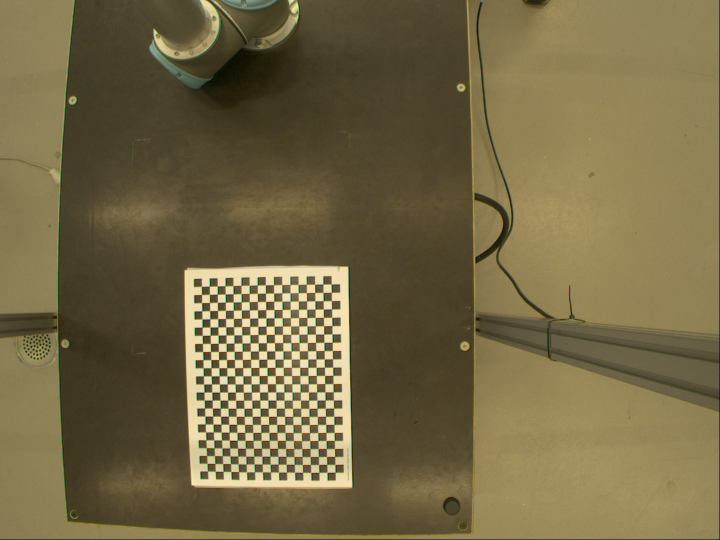
#> input picture cameraCalibration/calibration/Image__2018-10-05__10-29-04.png, 1440 x 1080 px (shown at 1/2 size); its folder holds only this picture in this run
$ jupyter execute --allow-errors Untitled.ipynb
#> lines starting #> are read from the running program, lines starting #| are printed output that depends on the picture; after the words box and inside, x2 and y2 are one past the last pixel; in counts of white or black regions, pixels touching at a corner belong together
[cell 1]
import numpy as np
import cv2 as cv
import glob


################ FIND CHESSBOARD CORNERS - OBJECT POINTS AND IMAGE POINTS #############################

chessboardSize = (24,17)
frameSize = (1440,1080)


# termination criteria
criteria = (cv.TERM_CRITERIA_EPS + cv.TERM_CRITERIA_MAX_ITER, 30, 0.001)


# prepare object points, like (0,0,0), (1,0,0), (2,0,0) ....,(6,5,0)
objp = np.zeros((chessboardSize[0] * chessboardSize[1], 3), np.float32)
objp[:,:2] = np.mgrid[0:chessboardSize[0],0:chessboardSize[1]].T.reshape(-1,2)

size_of_chessboard_squares_mm = 20
objp = objp * size_of_chessboard_squares_mm


# Arrays to store object points and image points from all the images.
objpoints = [] # 3d point in real world space
imgpoints = [] # 2d points in image plane.


images = glob.glob('./calibration/*.png')

for image in images:

    img = cv.imread(image)
#> img is the input picture: shape (1080, 1440, 3); mean B, G, R 69.3, 103.9, 116.1
    gray = cv.cvtColor(img, cv.COLOR_BGR2GRAY)
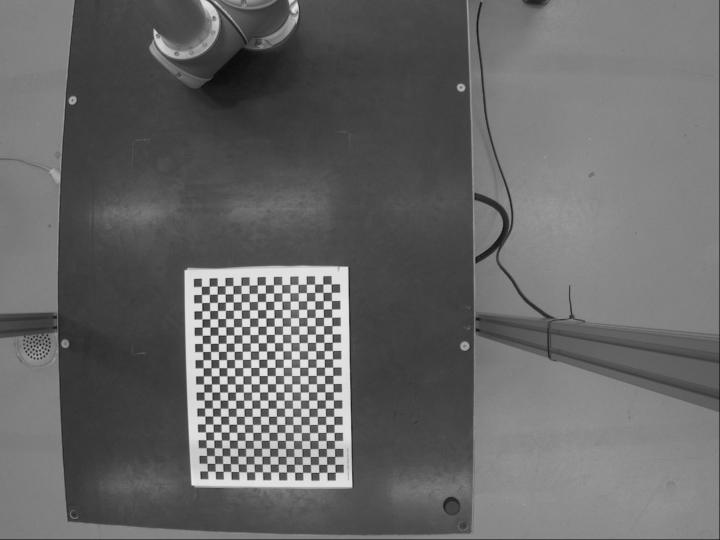
#> gray: shape (1080, 1440) (shown at 1/2 size); min 0, max 244, mean 103.6

    # Find the chess board corners
    ret, corners = cv.findChessboardCorners(gray, chessboardSize, None)
#> ret = True; corners = 408 rows, first 8: [415.7, 942.6], [414.7, 927.8], [414.2, 911.9], [412.8, 896.3], [412.5, 880.3], [411.9, 864.8], [411, 848.7], [410.6, 832.7]

    # If found, add object points, image points (after refining them)
    if ret == True:

        objpoints.append(objp)
        corners2 = cv.cornerSubPix(gray, corners, (11,11), (-1,-1), criteria)
#> corners2 = 408 rows, first 8: [415.5, 942.6], [414.6, 927.3], [414.1, 911.7], [412.9, 895.9], [412.5, 880.3], [411.8, 864.5], [410.9, 848.6], [410.4, 832.6]
        imgpoints.append(corners)

        # Draw and display the corners
        cv.drawChessboardCorners(img, chessboardSize, corners2, ret)
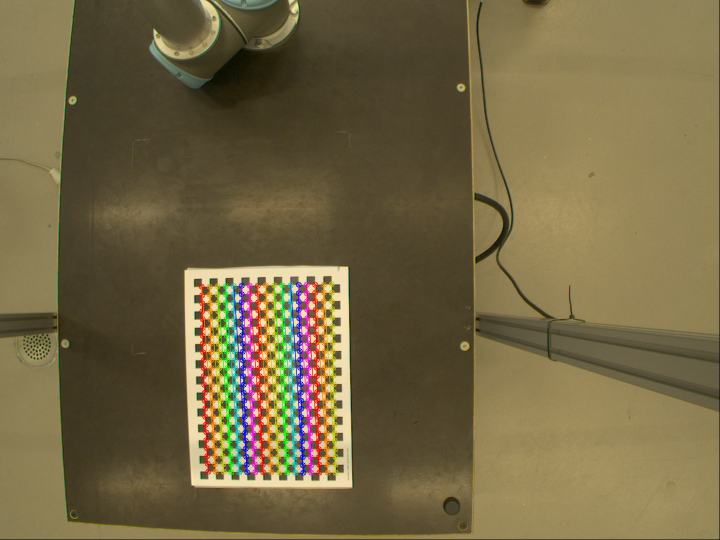
#> img: shape (1080, 1440, 3) (shown at 1/2 size); 4.02% of pixels changed, all inside (x1, y1, x2, y2) = (397, 562, 678, 952)
        cv.imshow('img', img)
        cv.waitKey(1000)


cv.destroyAllWindows()


############## CALIBRATION #######################################################

ret, cameraMatrix, dist, rvecs, tvecs = cv.calibrateCamera(objpoints, imgpoints, frameSize, None, None)
#> ret = 0.225; cameraMatrix = [[1159.6, 0, 835], [0, 1153.2, 543.9], [0, 0, 1]]; dist = [[-0.272, 0.481, 0.0174, -0.00791, -0.846]]; rvecs = ([0.0201, 0.0296, -1.58],); tvecs = ([-518.2, 491.8, 1390.4],)


############## UNDISTORTION #####################################################

img = cv.imread('./calibration/cali5.png')
#> (the rest of this cell did not finish here and is left out)

$ run again, on cameraCalibration/calibration/Image__2018-10-05__10-30-37.png
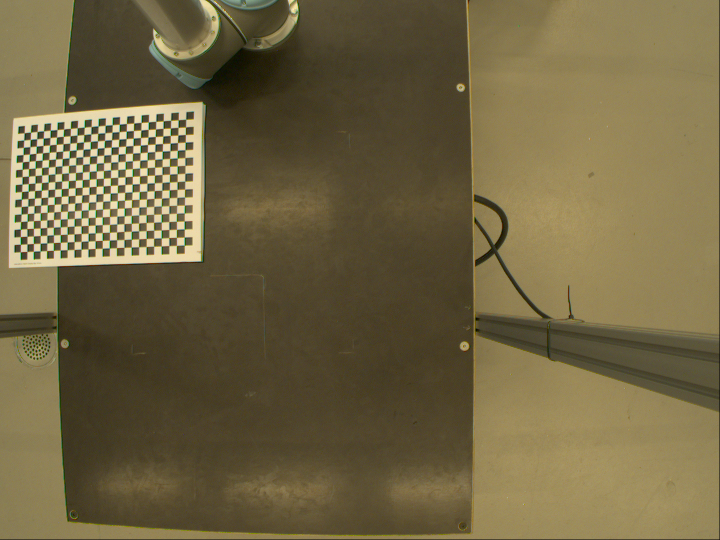
#> input picture cameraCalibration/calibration/Image__2018-10-05__10-30-37.png, 1440 x 1080 px (shown at 1/2 size)
#> img is the input picture: shape (1080, 1440, 3); mean B, G, R 67.1, 101, 112.8
#> `gray = cv.cvtColor(img, cv.COLOR_BGR2GRAY)`:
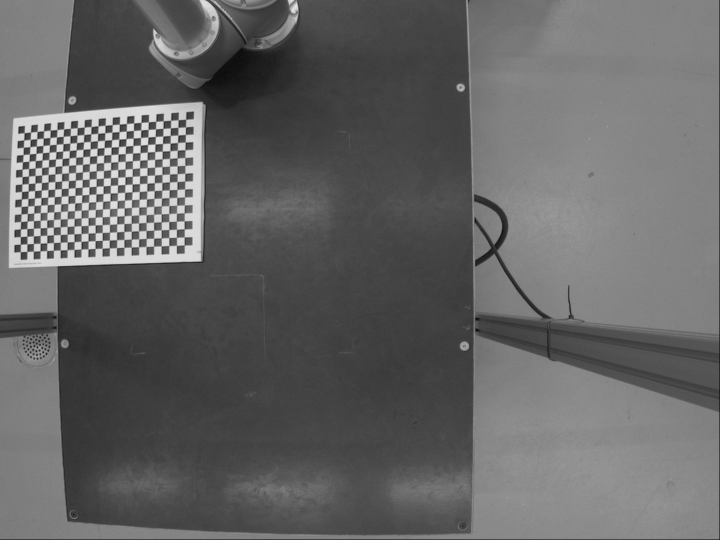
#> gray: shape (1080, 1440) (shown at 1/2 size); min 0, max 252, mean 100.6
#> `ret, corners = cv.findChessboardCorners(gray, chessboardSize, None)`: ret = True; corners = 408 rows, first 8: [48.69, 266.4], [61.85, 264.6], [74.59, 263.7], [87.95, 262.3], [100.9, 260.6], [114.6, 259.6], [128.2, 258.8], [141.6, 257.1]
#> corners2 = 408 rows, first 8: [45.44, 266.5], [61.7, 264.6], [68.33, 264], [87.92, 262.2], [94.12, 261.2], [114.5, 259.7], [127.9, 258.4], [141.4, 257.1]
#> `cv.drawChessboardCorners(img, chessboardSize, corners2, ret)`:
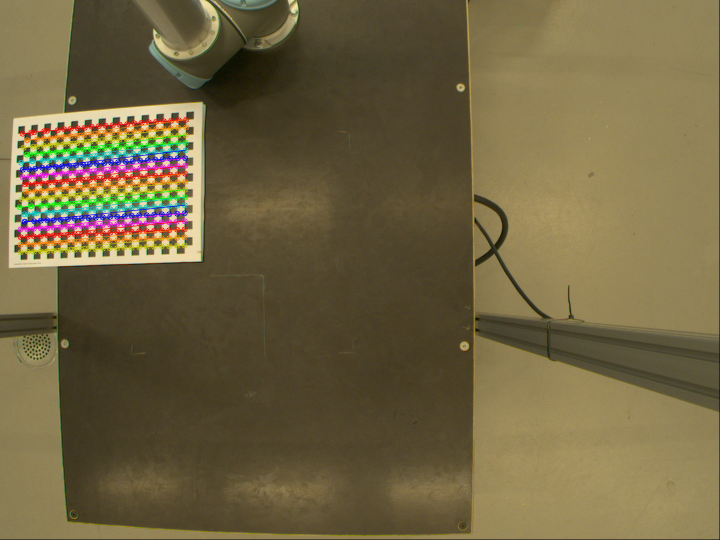
#> img: shape (1080, 1440, 3) (shown at 1/2 size); 3.68% of pixels changed, all inside (x1, y1, x2, y2) = (33, 233, 379, 511)
#> `ret, cameraMatrix, dist, rvecs, tvecs = cv.calibrateCamera(objpoints, ..`: ret = 1.42; cameraMatrix = [[613.8, 0, 681.9], [0, 617.5, 794.4], [0, 0, 1]]; dist = [[-0.0795, 0.0112, -0.0179, -0.0073, -0.00149]]; rvecs = ([-0.00475, 0.0313, -0.00904],); tvecs = ([-848.4, -683.7, 768.7],)

$ run again, on cameraCalibration/calibration/Image__2018-10-05__10-30-50.png
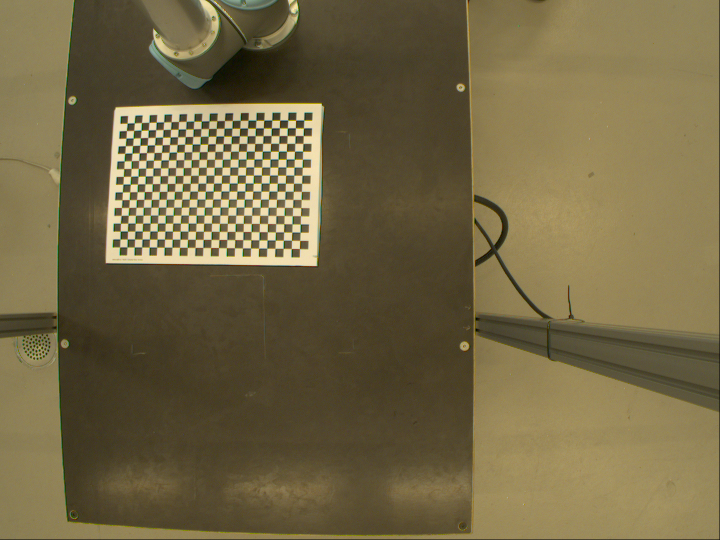
#> input picture cameraCalibration/calibration/Image__2018-10-05__10-30-50.png, 1440 x 1080 px (shown at 1/2 size)
#> img is the input picture: shape (1080, 1440, 3); mean B, G, R 68.9, 103, 115
#> `gray = cv.cvtColor(img, cv.COLOR_BGR2GRAY)`:
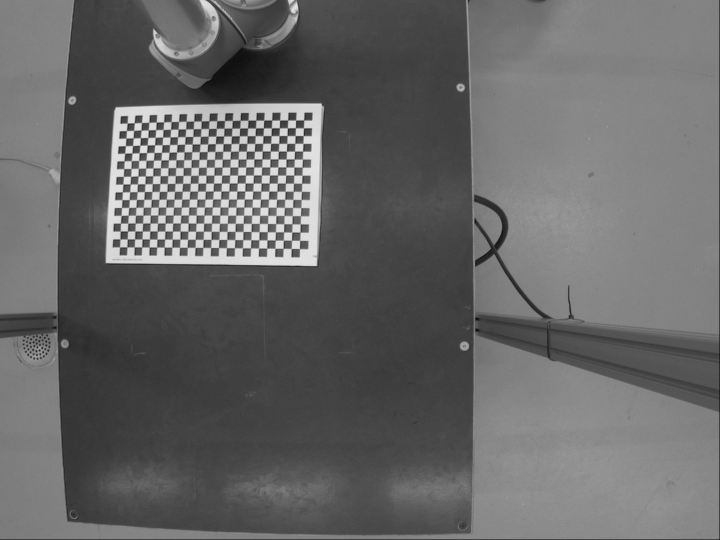
#> gray: shape (1080, 1440) (shown at 1/2 size); min 0, max 251, mean 102.7
#> `ret, corners = cv.findChessboardCorners(gray, chessboardSize, None)`: ret = True; corners = 408 rows, first 8: [254.8, 246.7], [269.1, 246.5], [283.8, 245.8], [298.5, 245.2], [312.9, 244.6], [328.1, 244.3], [342.7, 244.3], [358.2, 243.4]
#> corners2 = 408 rows, first 8: [254.7, 246.6], [269, 246.3], [283.4, 245.6], [298.4, 245.1], [312.9, 244.6], [328.1, 244.3], [342.7, 243.9], [358, 243.4]
#> `cv.drawChessboardCorners(img, chessboardSize, corners2, ret)`:
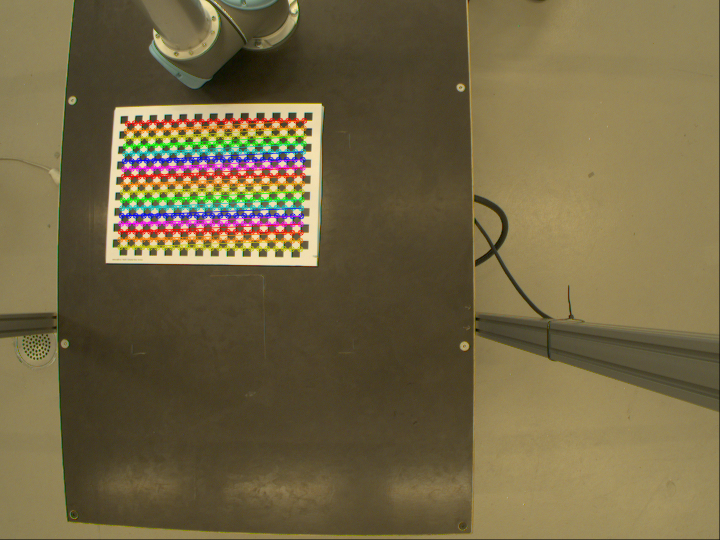
#> img: shape (1080, 1440, 3) (shown at 1/2 size); 3.91% of pixels changed, all inside (x1, y1, x2, y2) = (234, 235, 615, 505)
#> `ret, cameraMatrix, dist, rvecs, tvecs = cv.calibrateCamera(objpoints, ..`: ret = 0.257; cameraMatrix = [[227.8, 0, 694.3], [0, 229.2, 611.9], [0, 0, 1]]; dist = [[-0.0113, 0.000608, -0.000398, -0.000265, -3.05e-05]]; rvecs = ([-0.00279, 0.00565, 0.0234],); tvecs = ([-566.2, -467.1, 276.9],)

$ run again, on cameraCalibration/calibration/Image__2018-10-05__10-31-05.png
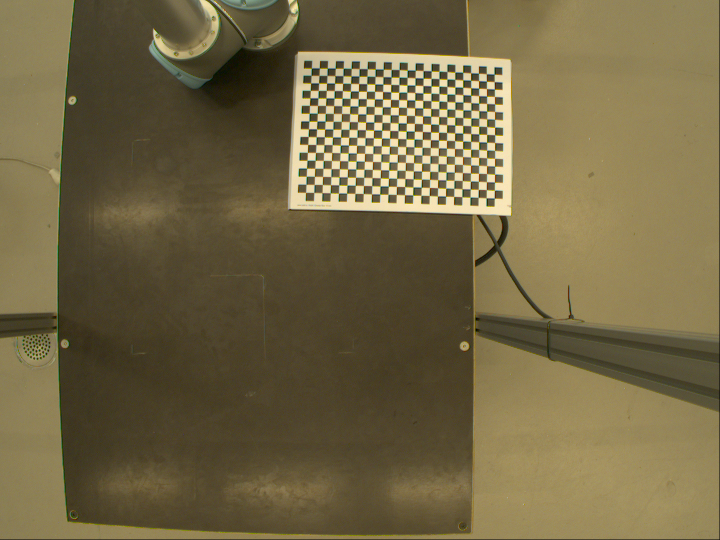
#> input picture cameraCalibration/calibration/Image__2018-10-05__10-31-05.png, 1440 x 1080 px (shown at 1/2 size)
#> img is the input picture: shape (1080, 1440, 3); mean B, G, R 68.9, 102.8, 114.7
#> `gray = cv.cvtColor(img, cv.COLOR_BGR2GRAY)`:
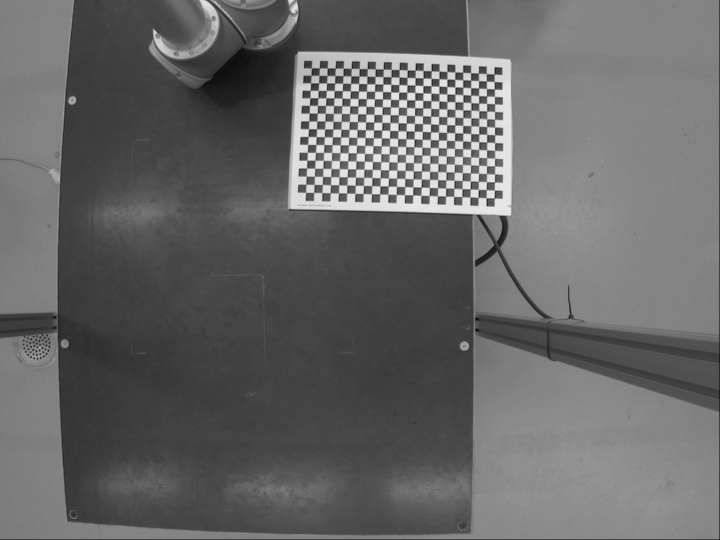
#> gray: shape (1080, 1440) (shown at 1/2 size); min 0, max 251, mean 102.5
#> `ret, corners = cv.findChessboardCorners(gray, chessboardSize, None)`: ret = True; corners = 408 rows, first 8: [623.4, 136.8], [639.4, 136.6], [655, 136.6], [671, 136.8], [687.2, 137.1], [702.7, 137.1], [718.8, 138.1], [735.1, 138.2]
#> corners2 = 408 rows, first 8: [623.2, 136.4], [639.2, 136.5], [654.9, 136.5], [670.9, 136.7], [686.9, 136.7], [702.7, 137.2], [718.8, 137.6], [734.8, 138.1]
#> `cv.drawChessboardCorners(img, chessboardSize, corners2, ret)`:
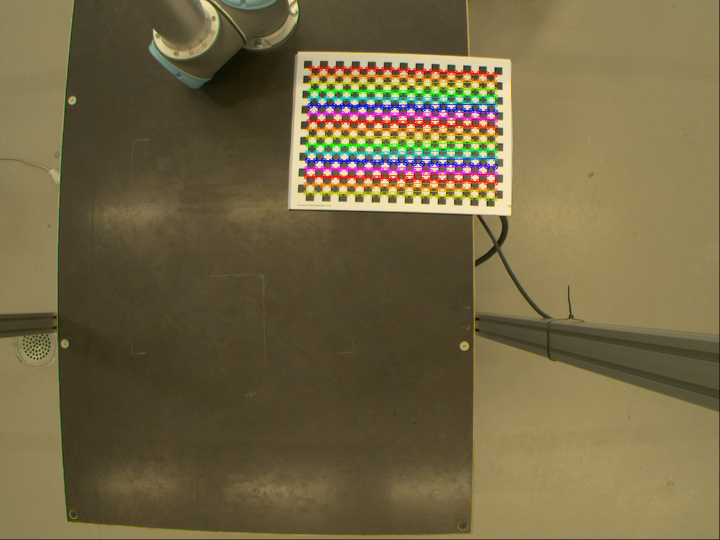
#> img: shape (1080, 1440, 3) (shown at 1/2 size); 3.97% of pixels changed, all inside (x1, y1, x2, y2) = (606, 130, 997, 404)
#> `ret, cameraMatrix, dist, rvecs, tvecs = cv.calibrateCamera(objpoints, ..`: ret = 0.222; cameraMatrix = [[1469.4, 0, 574.9], [0, 1464.1, 689.9], [0, 0, 1]]; dist = [[-0.233, -0.544, -0.0215, 0.0103, 1.09]]; rvecs = ([-0.0201, 0.082, 0.0409],); tvecs = ([57.66, -691.6, 1797.1],)

$ run again, on cameraCalibration/calibration/Image__2018-10-05__10-29-50.png
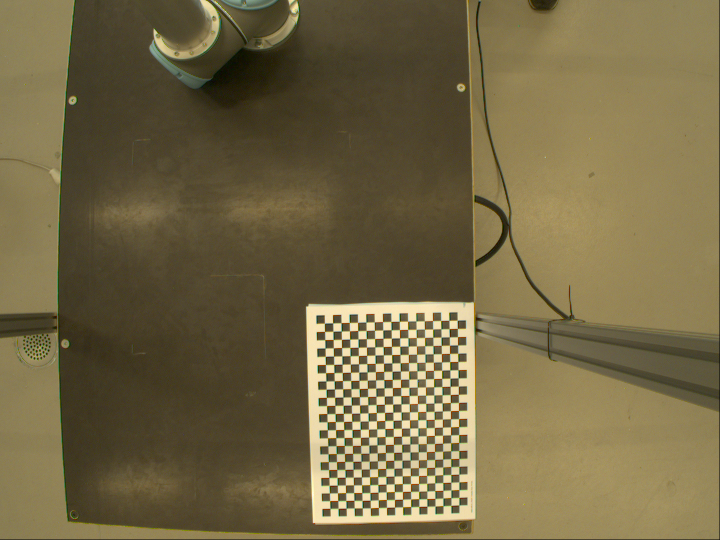
#> input picture cameraCalibration/calibration/Image__2018-10-05__10-29-50.png, 1440 x 1080 px (shown at 1/2 size)
#> img is the input picture: shape (1080, 1440, 3); mean B, G, R 69.4, 103.8, 116
#> `gray = cv.cvtColor(img, cv.COLOR_BGR2GRAY)`:
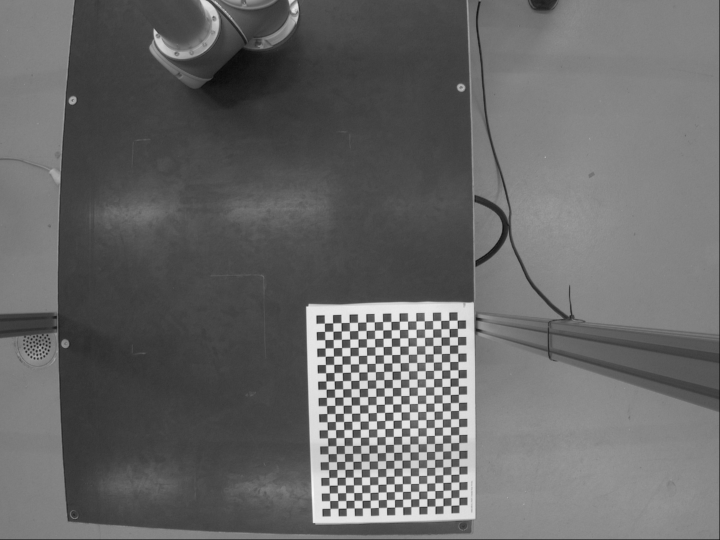
#> gray: shape (1080, 1440) (shown at 1/2 size); min 0, max 251, mean 103.5
#> `ret, corners = cv.findChessboardCorners(gray, chessboardSize, None)`: ret = True; corners = 408 rows, first 8: [660.6, 1017.3], [660.2, 1002], [659.5, 986.5], [659, 971.6], [658.5, 955.5], [658.2, 939.9], [657.4, 924.1], [656.7, 908.3]
#> corners2 = 408 rows, first 8: [660.6, 1017.2], [660.1, 1001.8], [659.4, 986.5], [658.7, 971.1], [658.5, 955.5], [657.9, 939.8], [657.3, 924], [656.6, 908.2]
#> `cv.drawChessboardCorners(img, chessboardSize, corners2, ret)`:
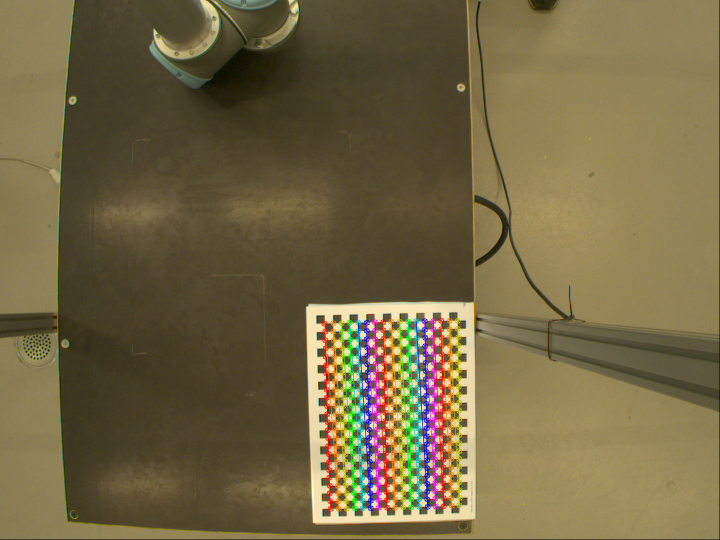
#> img: shape (1080, 1440, 3) (shown at 1/2 size); 4.02% of pixels changed, all inside (x1, y1, x2, y2) = (643, 635, 926, 1024)
#> `ret, cameraMatrix, dist, rvecs, tvecs = cv.calibrateCamera(objpoints, ..`: ret = 0.197; cameraMatrix = [[2056.8, 0, 748.6], [0, 2031.6, 433.1], [0, 0, 1]]; dist = [[-0.453, -3.33, 0.0755, -0.00429, 16.76]]; rvecs = ([0.0438, 0.0632, -1.59],); tvecs = ([-108.1, 716.5, 2527.9],)
